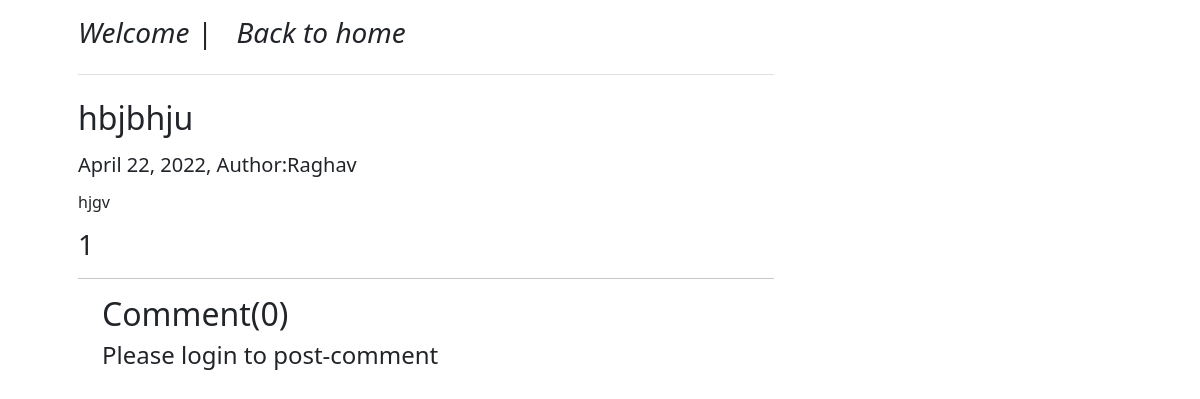
The app's page /blog-post/ j.gv/ with its own data.
### home/models.py (models this page shows, shortened)
class Blog(models.Model):
    author=models.ForeignKey(User,null=True,on_delete=models.CASCADE)
    post_id=models.AutoField(primary_key=True)
    slug=models.CharField(max_length=130,blank=True)
    title=models.CharField(max_length=100,null=True)
    description=models.TextField(null=True)
    thumbnail=models.ImageField(default="userprofile.png",upload_to='static',null=True)
    date_created=models.DateField(auto_now=True,null=True)
    viewers = models.TextField(default="", null=True, blank=True)
    numViews = models.IntegerField(default=0)

class User(AbstractBaseUser,PermissionsMixin):
    username=None
    email=models.EmailField(db_index=True,unique=True,max_length=254)
    first_name=models.CharField(max_length=50)
    last_name=models.CharField(max_length=50)
    mobile=models.CharField(max_length=50)
    address=models.CharField(max_length=50)
    date_joined=models.DateTimeField(default=now)
    is_staff=models.BooleanField(default=False)#must need,otherwise you will not able to login
    is_active=models.BooleanField(default=False)#must need,otherwise you will not able to login
    is_superuser=models.BooleanField(default=False)#This is inherited Permissions
    objects=CustomUserManager()
    USERNAME_FIELD='email'
    REQUIRED_FIELD = []
    class Meta:
        verbose_name='user'
        verbose_name_plural='users'

### home/views.py (the view)
# urls.py: path('blog-post/<str:slug>/',views.blogpost,name="blog"),
def blogpost(request,slug):
    blog=Blog.objects.filter(slug=slug).first()
    if blog.viewers == None:
            blog.viewers = ""
            blog.save()
    user=request.user
    if user.is_authenticated and user.first_name not in blog.viewers:
        blog.numViews += 1
        blog.save()
        blog.viewers+=user.first_name
        blog.save()
    comment=BlogComment.objects.filter(blog=blog,parent=None)
    replies=BlogComment.objects.filter(blog=blog).exclude(parent=None)
    replyDict={}
    for reply in replies:
        if reply.parent.comment_id not in replyDict.keys():
            replyDict[reply.parent.comment_id]=[reply]
        else:
            replyDict[reply.parent.comment_id].append(reply)
    context={'blog':blog,'comment':comment,'replyDict':replyDict}
    return render(request,'blog_post.html',context)

### home/templates/blog_post.html (shortened to what this page needs)
{% extends 'base.html' %} {% load static %} {% load humanize %} {% load extra_filter %} {% block title %}Blog-Post{% endblock title %} {% block content %}
<div class="container mt-3 mp-4">
    <div class="col-md-8">
        <h3 class="pb-4 mb-4 fst-italic border-bottom">
            Welcome | <a href="{% url 'home' %}" class="anchor-tag text-dark">Back to home
            </a>
        </h3>
        <article class="blog-post">
            <h2 class="blog-post-title">{{blog.title}}</h2>
            <p class="blog-post-meta">
                <h5>{{blog.date_created}}, Author:{{blog.author.first_name}}</h5>
            </p>
            <p>
                <h6>{{blog.description}}</h6>
            </p>
            <h3>{{blog.numViews}}</h3>
            <hr>
    </div>
    <div class="container">
        <h2>Comment({{comment.count}})</h2>
        {% if request.user.is_authenticated %}
        <form action="{% url 'postcomment' blog.slug  %}" method="POST" class="form-group mt-2">
            {% csrf_token %}
            <div class="mb-3">
                <label for="exampleInputEmail1" class="form-label">
                    <h4>Post Comment</h4>
                </label>
                <input type="text" class="form-control" name="comment" placeholder="Enter Comment here" aria-describedby="emailHelp">
                <input type="hidden" name="post_id" value="{{blog.post_id}}">
                <input type="hidden" name="parentSno" value="">
            </div>
            <button type="submit" class="btn btn-primary">Submit</button>
        </form>
        {% else %}
        <h4 class="mt-2">Please login to post-comment</h4> {% endif %}
    </div>
</div>
{% endblock content %}

### home/templates/base.html (style rules this page uses)
.anchor-tag { text-decoration: none; border-radius: .25rem; border: 1px solid transparent; padding: .5rem 1rem; color: #fff; }

### records on screen
Blog: title "hbjbhju", date_created "April 22, 2022", author.first_name "Raghav", description "hjgv", numViews "1"

### other values on screen
{{ comment.count }} "0"
